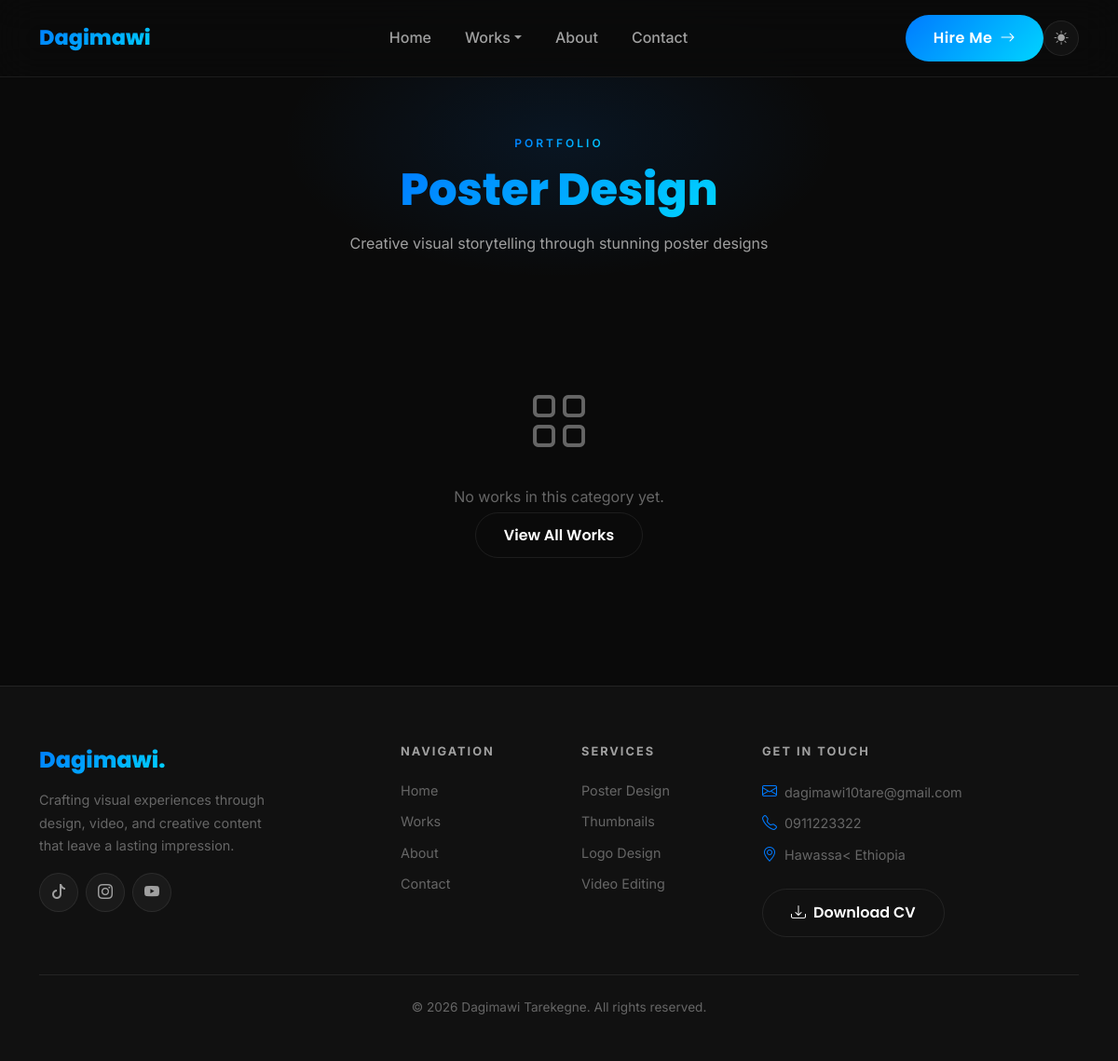
Page /poster-design/ on the committed database.
### portfolio/models.py (models this page shows, shortened)
class PortfolioCategory(models.Model):
    name = models.CharField(max_length=100)
    slug = models.SlugField(unique=True)
    cover_image = models.ImageField(upload_to='categories/', blank=True, null=True)
    order = models.PositiveIntegerField(default=0)
    class Meta:
        ordering = ['order']
        verbose_name_plural = "Portfolio Categories"

class SocialLink(models.Model):
    PLATFORM_CHOICES = [
        ('facebook', 'Facebook'),
        ('instagram', 'Instagram'),
        ('tiktok', 'TikTok'),
        ('telegram', 'Telegram'),
        ('linkedin', 'LinkedIn'),
        ('behance', 'Behance'),
        ('youtube', 'YouTube'),
        ('other', 'Other'),
    ]
    platform = models.CharField(max_length=50, choices=PLATFORM_CHOICES)
    url = models.URLField()
    icon = models.CharField(max_length=100, blank=True, help_text="Bootstrap icon class")
    order = models.PositiveIntegerField(default=0)
    class Meta:
        ordering = ['order']

class ContactInfo(models.Model):
    email = models.EmailField(blank=True)
    phone = models.CharField(max_length=30, blank=True)
    address = models.TextField(blank=True)
    class Meta:
        verbose_name = "Contact Info"
        verbose_name_plural = "Contact Info"

### portfolio/views.py (the view)
# urls.py: path('poster-design/', views.poster_design, name='poster_design'),
def poster_design(request):
    try:
        category = PortfolioCategory.objects.get(slug='poster-design')
        works_qs = PortfolioWork.objects.filter(category=category, is_visible=True)
    except PortfolioCategory.DoesNotExist:
        works_qs = PortfolioWork.objects.none(); category = None
    return render(request, 'portfolio/category_page.html', {
        'works': works_qs, 'category': category, 'page_title': 'Poster Design',
        'hero_title': 'Poster Design', 'hero_subtitle': 'Creative visual storytelling through stunning poster designs',
    })

### portfolio/context_processors.py (called while the page is built)
def global_context(request):
    social_links = SocialLink.objects.all()
    contact_info = ContactInfo.objects.first()
    unread_messages = ContactMessage.objects.filter(is_read=False).count()
    now = timezone.now()
    announcement = Announcement.objects.filter(
        is_active=True,
        start_date__lte=now
    ).filter(
        end_date__isnull=True
    ).first() or Announcement.objects.filter(
        is_active=True,
        start_date__lte=now,
        end_date__gte=now
    ).first()
    return {
        'social_links': social_links,
        'contact_info': contact_info,
        'active_announcement': announcement,
        'unread_messages_count': unread_messages,
    }

### portfolio/templates/portfolio/category_page.html (shortened to what this page needs)
{% extends 'portfolio/base.html' %}
{% load static %}
{% block content %}
<section class="page-hero">
  <div class="container text-center">
    <div class="section-label">Portfolio</div>
    <h1 class="section-title fade-up"><span>{{ hero_title }}</span></h1>
    <p class="fade-up" style="color:var(--text-secondary);max-width:500px;margin:0 auto;">{{ hero_subtitle }}</p>
  </div>
</section>
<section style="padding:0 0 100px;">
  <div class="container">
    <div class="row g-4">
      {% for work in works %}
      <div class="col-md-6 col-lg-4 fade-up" style="transition-delay:{{ forloop.counter0 }}00ms">
        <a href="{% url 'portfolio:work_detail' work.pk %}" class="portfolio-card d-block text-decoration-none">
          <div class="card-img-wrapper">
            {% if work.cover_image %}<img src="{{ work.cover_image.url }}" alt="{{ work.title }}" loading="lazy">
            {% else %}<div style="background:var(--gradient-blue-subtle);width:100%;height:100%;display:flex;align-items:center;justify-content:center;"><i class="bi bi-image" style="font-size:3rem;color:var(--accent-blue)"></i></div>{% endif %}
            <div class="card-overlay"><span class="btn-gradient px-4 py-2 rounded-pill">View Project</span></div>
          </div>
          <div class="card-body">
            <div class="card-title">{{ work.title }}</div>
            <div style="color:var(--text-muted);font-size:0.8rem;margin-top:4px;">{{ work.created_at|date:"M Y" }}</div>
          </div>
        </a>
      </div>
      {% empty %}
      <div class="col-12 text-center py-5">
        <i class="bi bi-grid" style="font-size:4rem;color:var(--text-muted)"></i>
        <p style="color:var(--text-muted);margin-top:16px;">No works in this category yet.</p>
        <a href="{% url 'portfolio:works' %}" class="btn-outline-glow mt-3">View All Works</a>
      </div>
      {% endfor %}
    </div>
  </div>
</section>
{% endblock %}

### portfolio/templates/portfolio/base.html (shortened to what this page needs)
{% load static %}
<!DOCTYPE html>
<html lang="en">
<head>
  <link href="https://cdn.jsdelivr.net/npm/bootstrap@5.3.2/dist/css/bootstrap.min.css" rel="stylesheet">
  <link rel="stylesheet" href="https://cdn.jsdelivr.net/npm/bootstrap-icons@1.11.3/font/bootstrap-icons.min.css">
  <link rel="stylesheet" href="{% static 'portfolio/css/main.css' %}">
</head>
<body>
<nav class="navbar navbar-expand-lg">
  <div class="container">
    <a class="navbar-brand" href="{% url 'portfolio:home' %}">Dagimawi<span style="opacity:0.5">.</span></a>
    <div class="d-flex align-items-center gap-2 order-lg-last">
      <button class="p-3 theme-toggle" id="themeToggle" title="Toggle theme"></button>
    </div>
    <div class="collapse navbar-collapse" id="navMenu">
      <ul class="navbar-nav mx-auto gap-1">
        <li class="nav-item"><a class="nav-link {% if request.resolver_match.url_name == 'home' %}active{% endif %}" href="{% url 'portfolio:home' %}">Home</a></li>
        <li class="nav-item dropdown">
          <a class="nav-link dropdown-toggle" href="#" data-bs-toggle="dropdown">Works</a>
        </li>
        <li class="nav-item"><a class="nav-link {% if request.resolver_match.url_name == 'about' %}active{% endif %}" href="{% url 'portfolio:about' %}">About</a></li>
        <li class="nav-item"><a class="nav-link {% if request.resolver_match.url_name == 'contact' %}active{% endif %}" href="{% url 'portfolio:contact' %}">Contact</a></li>
      </ul>
      <a href="{% url 'portfolio:contact' %}" class="btn-gradient d-none d-lg-inline-flex align-items-center gap-2">Hire Me <i class="bi bi-arrow-right"></i></a>
    </div>
  </div>
</nav>
<main>{% block content %}{% endblock %}</main>
<footer class="footer">
  <div class="container">
    <div class="row g-5">
      <div class="col-lg-4">
        <div class="footer-brand">Dagimawi.</div>
        <p class="footer-desc">Crafting visual experiences through design, video, and creative content that leave a lasting impression.</p>
        <div class="d-flex gap-2 mt-3">
          {% for link in social_links %}
          <a href="{{ link.url }}" target="_blank" rel="noopener" class="social-icon-link">
            {% if link.platform == 'facebook' %}<i class="bi bi-facebook"></i>
            {% elif link.platform == 'instagram' %}<i class="bi bi-instagram"></i>
            {% elif link.platform == 'tiktok' %}<i class="bi bi-tiktok"></i>
            {% elif link.platform == 'telegram' %}<i class="bi bi-telegram"></i>
            {% elif link.platform == 'linkedin' %}<i class="bi bi-linkedin"></i>
            {% elif link.platform == 'behance' %}<i class="bi bi-behance"></i>
            {% elif link.platform == 'youtube' %}<i class="bi bi-youtube"></i>
            {% else %}<i class="bi bi-link-45deg"></i>{% endif %}
          </a>
          {% endfor %}
        </div>
      </div>
      <div class="col-6 col-lg-2">
        <div class="footer-heading">Navigation</div>
        <a href="{% url 'portfolio:home' %}" class="footer-link">Home</a>
        <a href="{% url 'portfolio:works' %}" class="footer-link">Works</a>
        <a href="{% url 'portfolio:about' %}" class="footer-link">About</a>
        <a href="{% url 'portfolio:contact' %}" class="footer-link">Contact</a>
      </div>
      <div class="col-6 col-lg-2">
        <div class="footer-heading">Services</div>
        <a href="{% url 'portfolio:poster_design' %}" class="footer-link">Poster Design</a>
        <a href="{% url 'portfolio:thumbnail_design' %}" class="footer-link">Thumbnails</a>
        <a href="{% url 'portfolio:logo_design' %}" class="footer-link">Logo Design</a>
        <a href="{% url 'portfolio:video_editing' %}" class="footer-link">Video Editing</a>
      </div>
      <div class="col-lg-4">
        <div class="footer-heading">Get In Touch</div>
        {% if contact_info %}
          {% if contact_info.email %}<div class="d-flex align-items-center gap-2 mb-2"><i class="bi bi-envelope" style="color:var(--accent-blue)"></i><a href="mailto:{{ contact_info.email }}" class="footer-link mb-0">{{ contact_info.email }}</a></div>{% endif %}
          {% if contact_info.phone %}<div class="d-flex align-items-center gap-2 mb-2"><i class="bi bi-telephone" style="color:var(--accent-blue)"></i><span class="footer-link mb-0">{{ contact_info.phone }}</span></div>{% endif %}
          {% if contact_info.address %}<div class="d-flex align-items-center gap-2"><i class="bi bi-geo-alt" style="color:var(--accent-blue)"></i><span class="footer-link mb-0">{{ contact_info.address }}</span></div>{% endif %}
        {% endif %}
        <a href="{% url 'portfolio:download_cv' %}" class="btn-outline-glow mt-4 d-inline-flex align-items-center gap-2"><i class="bi bi-download"></i> Download CV</a>
      </div>
    </div>
    <div class="footer-bottom"><p>&copy; {% now "Y" %} Dagimawi Tarekegne. All rights reserved.</p></div>
  </div>
</footer>
</body>
</html>

### rows in the picture
PortfolioCategory: name "Poster Design"
SocialLink: platform "tiktok" (drawn)
SocialLink: platform "instagram" (drawn)
SocialLink: platform "youtube" (drawn)
ContactInfo: email "dagimawi10tare@gmail.com", phone "0911223322", address "Hawassa< Ethiopia"

### other values in the picture
{{ hero_subtitle }} "Creative visual storytelling through stunning poster designs"
